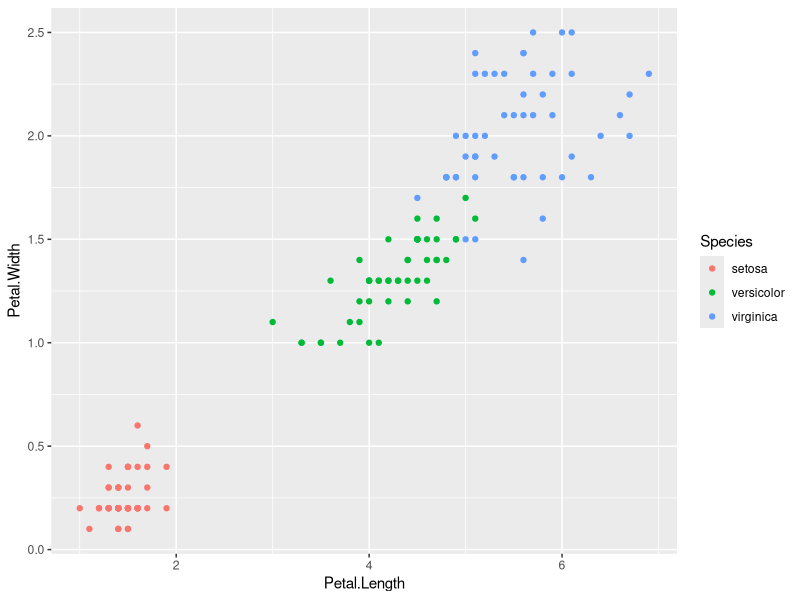
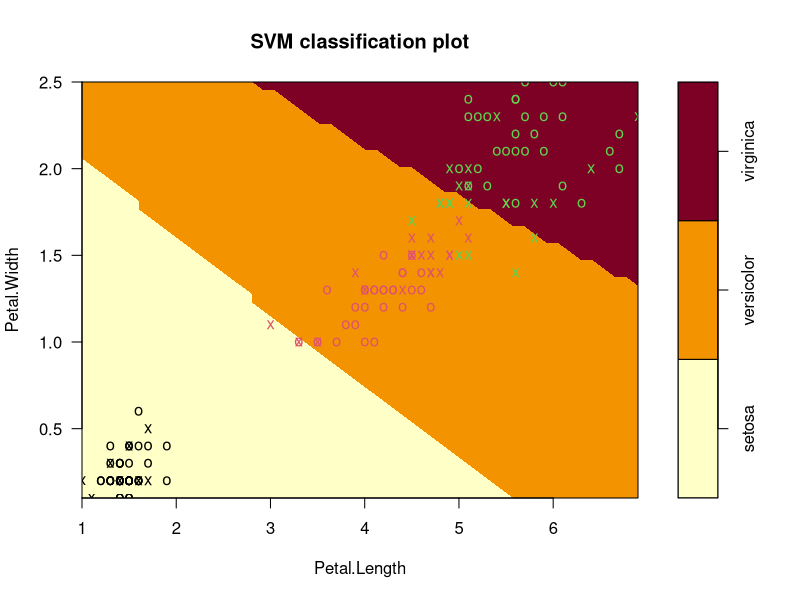
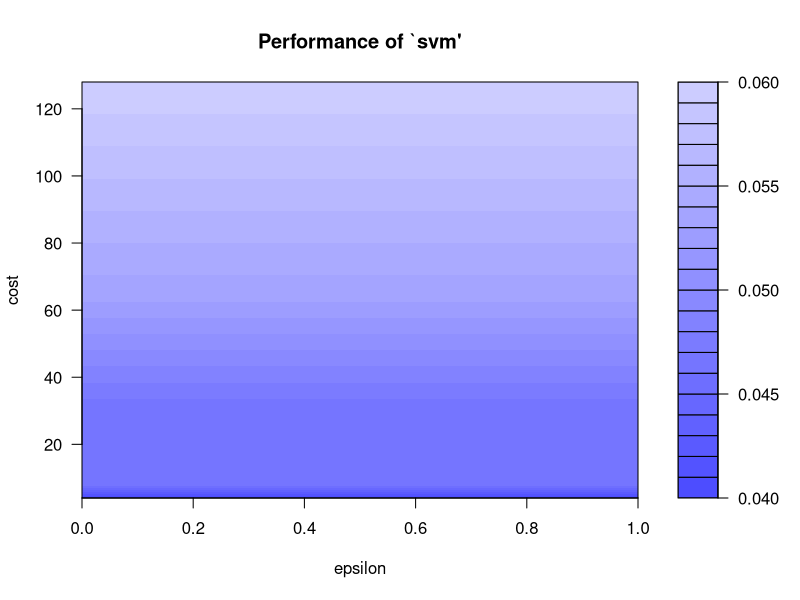
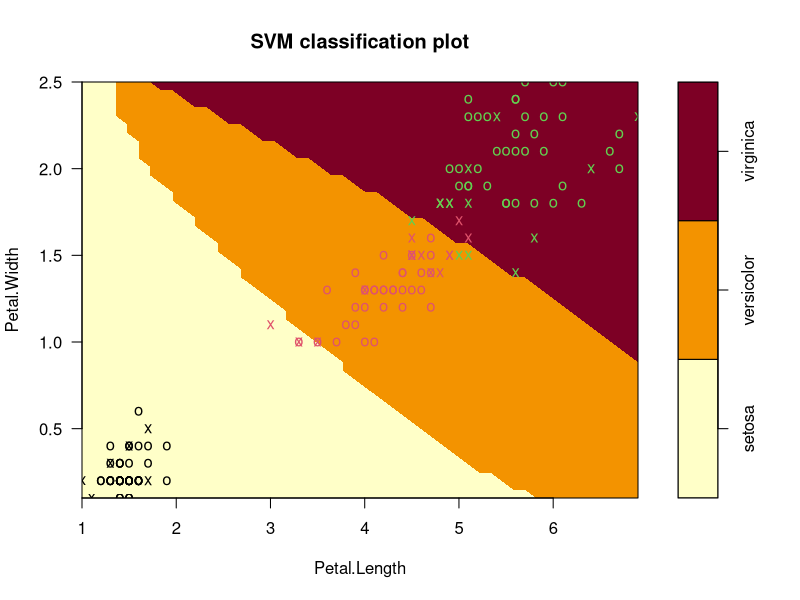

Recreate these plots in R, in order.
# Data
data("iris")

library(ggplot2)
qplot(Petal.Length,Petal.Width,data = iris,color = Species)

# Support Vector Machine
library(e1071)
mymodel = svm(Species~., data = iris, kernel = 'radial')
summary(mymodel)
plot(mymodel, data = iris,
     Petal.Width~Petal.Length,
     slice = list(Sepal.Width = 3, Sepal.Length = 4))

# Confusion Matrix and Misclassification Error
pred = predict(mymodel, iris)
tab = table(Predicted = pred, Actual = iris$Species)
1-sum(diag(tab))/sum(tab)

# Tuning 
set.seed(123)
tmodel = tune(svm, Species~.,data = iris,
              ranges = list(epsilon = seq(0,1,0.1),
                            cost = 2^(2:7)))
plot(tmodel)

# best model
mymodel = tmodel$best.model
summary(mymodel)
plot(mymodel, data = iris,
     Petal.Width~Petal.Length,
     slice = list(Sepal.Width = 3, Sepal.Length = 4))

# Confusion Matrix and Misclassification Error
pred = predict(mymodel, iris)
tab = table(Predicted = pred, Actual = iris$Species)
1-sum(diag(tab))/sum(tab)
